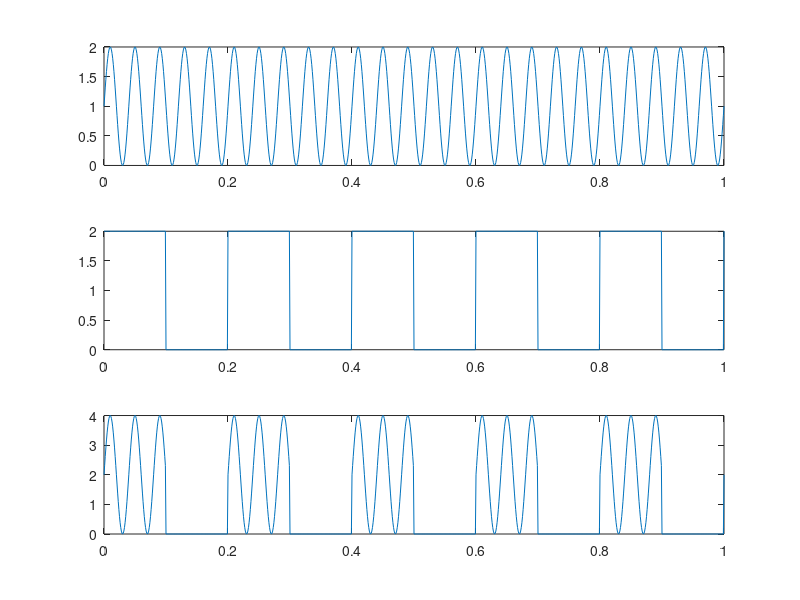

Reproduce this figure in MATLAB.
f1=25;
f2=5;
t=0:0.001:1;
x=sin(2*pi*f1*t)+1;
u=1*square(2*pi*f2*t)+1;
v=x.*u;
subplot(3,1,1);
plot(t,x);
subplot(3,1,2);
plot(t,u);
subplot(3,1,3);
plot(t,v);
